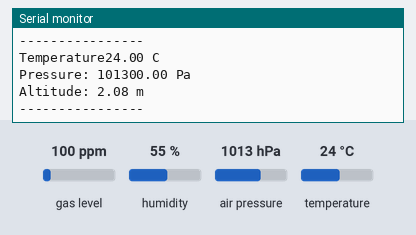
Simulated run of this sketch. Board: Arduino Uno, built with avr-gcc and run on an emulated ATmega328P. Parts: the last lines printed to the serial monitor. The test bench sets the inputs (shaded band); at power-on: air pressure 1013 hPa, temperature 24 °C, gas level 100 ppm, humidity 55 %.

Above: at 1.2 s.
1.3 s: air pressure set to 952 hPa
At 2.1 s:
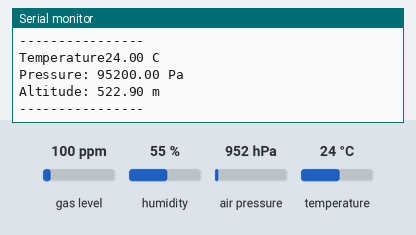
2.8 s: air pressure set to 1000 hPa
At 3.4 s:
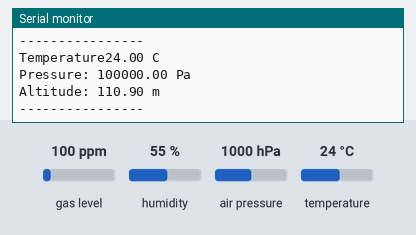
6.2 s: temperature set to 12 °C
Timing chart, 0 to 9.2 s (numbered marks = the images above; inputs shaded):
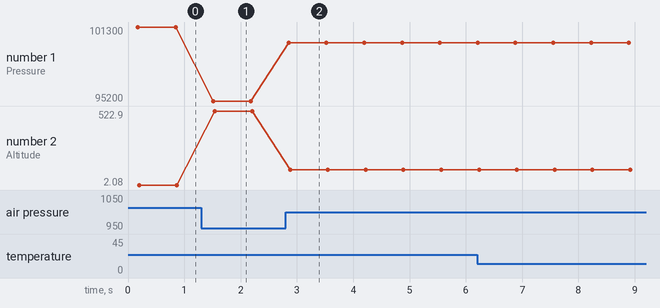

The sketch:

Bmp_388_first_code.ino
```cpp
#include <Wire.h>
#include <Adafruit_Sensor.h>
#include "Adafruit_BMP3XX.h"

Adafruit_BMP3XX bmp;

#define SEALEVELPRESSURE_HPA 1013.25

void setup() {
  Serial.begin(9600);

  if( !bmp.begin_I2C()) {
    Serial.println("BMP388 not detected!");
    while (1);
  }

  Serial.println("BMP388 connected!");

  bmp.setTemperatureOversampling(BMP3_OVERSAMPLING_8X);

  bmp.setPressureOversampling(BMP3_OVERSAMPLING_4X);

  bmp.setIIRFilterCoeff(BMP3_IIR_FILTER_COEFF_3);
}

void loop() {

  if (!bmp.performReading()) {
    Serial.println("Reading failed! ");
    return;
  }

  Serial.print("Temperature");
  Serial.print(bmp.temperature);
  Serial.println(" C");

  Serial.print("Pressure: ");
  Serial.print(bmp.pressure);
  Serial.println(" Pa");

  Serial.print("Altitude: ");
  Serial.print(bmp.readAltitude(SEALEVELPRESSURE_HPA));
  Serial.println(" m");

  Serial.println("----------------");

  delay(500);
}
```

Measured:
- after the input at 1.3 s, the serial monitor: prints a new line after 0.21 s (image 1)
- after the input at 2.8 s, the serial monitor: prints a new line after 0.05 s (image 2)
- plotted number 1: 101300 → 95200 after the input at 1.3 s, 95200 → 100000 after the input at 2.8 s
- plotted number 2: 2.08 → 522.9 after the input at 1.3 s, 522.9 → 110.9 after the input at 2.8 s
